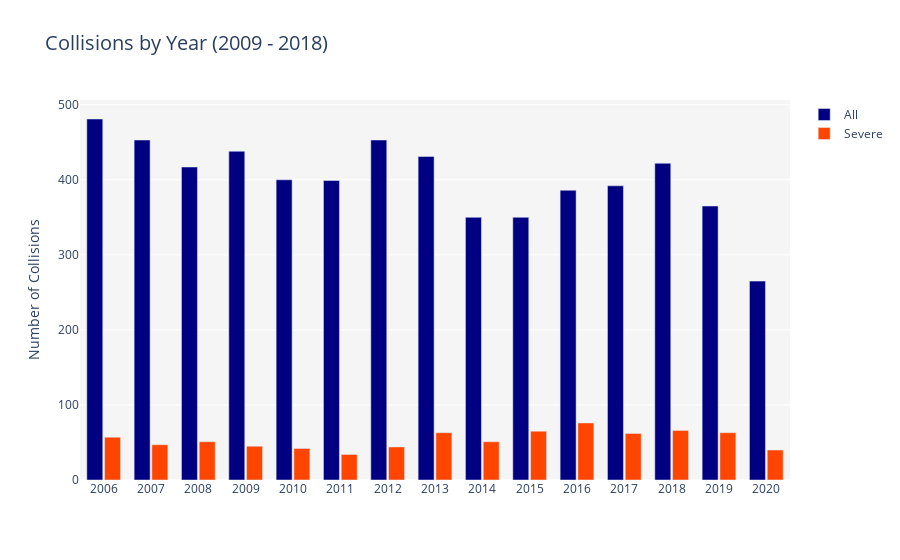

Notebook cell for this chart:
### Code cell
fig = {
    "data": [{"type": "bar",
              "x": fatal_year.index,
              "y": fatal_year['All Collisions'],
              "name": "All",
              "marker_color": "rgb(0, 0, 128)",
              "hoverinfo": "y"
             },
             {"type": "bar",
              "x": fatal_year.index,
              "y": fatal_year['Fatal Collisions'],
              "name": "Severe",
              "marker_color": "rgb(255, 69, 0)",
              "hoverinfo": "y"
             }],
    "layout": {"title": {"text": "Collisions by Year (2009 - 2018)", "font_size": 20},
               "xaxis": {"tickfont_size": 12, 
                         "type": "category"},
               "yaxis": {"title": "Number of Collisions",  
                         "tickfont_size": 12},
               "barmode": "group",
               "bargap": 0.25,
               "bargroupgap": 0.1,
               "plot_bgcolor": "#F5F5F5"
              }
}

pio.show(fig)

### Figure 1 — Plotly figure (JSON) as saved in the notebook; plotly's stock layout.template omitted (floating-point values rounded to 4 significant figures)
{"data": [{"hoverinfo": "y", "marker": {"color": "rgb(0, 0, 128)"}, "name": "All", "type": "bar", "x": [2006, 2007, 2008, 2009, 2010, 2011, 2012, 2013, 2014, 2015, 2016, 2017, 2018, 2019, 2020], "y": [481, 453, 417, 438, 400, 399, 453, 431, 350, 350, 386, 392, 422, 365, 265]}, {"hoverinfo": "y", "marker": {"color": "rgb(255, 69, 0)"}, "name": "Severe", "type": "bar", "x": [2006, 2007, 2008, 2009, 2010, 2011, 2012, 2013, 2014, 2015, 2016, 2017, 2018, 2019, 2020], "y": [57, 47, 51, 45, 42, 34, 44, 63, 51, 65, 76, 62, 66, 63, 40]}], "layout": {"bargap": 0.25, "bargroupgap": 0.1, "barmode": "group", "plot_bgcolor": "#F5F5F5", "title": {"font": {"size": 20}, "text": "Collisions by Year (2009 - 2018)"}, "xaxis": {"tickfont": {"size": 12}, "type": "category"}, "yaxis": {"tickfont": {"size": 12}, "title": {"text": "Number of Collisions"}}}}
